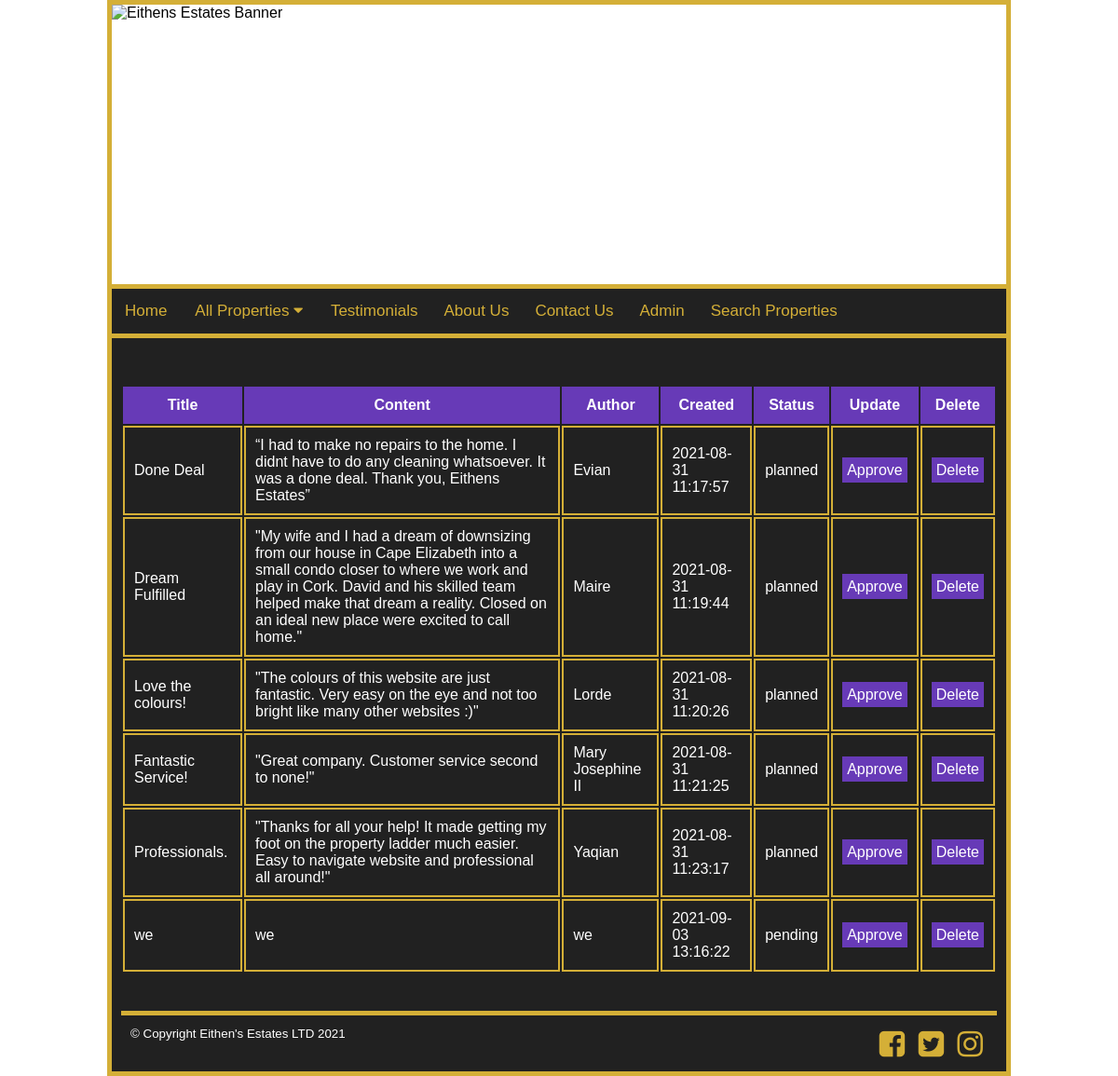
Page /managecomments.php on the committed database.
### tables this page shows
CREATE TABLE `comment` (
  `id` int(11) NOT NULL,
  `title` text NOT NULL,
  `content` text NOT NULL,
  `author_name` varchar(100) NOT NULL,
  `author_email` varchar(100) NOT NULL,
  `created_at` timestamp NOT NULL DEFAULT current_timestamp(),
  `status` enum('pending','planned') NOT NULL DEFAULT 'pending'
);

### managecomments.php (the view, shortened to what this page needs)
<!DOCTYPE html>
<html lang="en">
<head>
 <link rel="stylesheet" href="css/styles.css">
  <link rel="stylesheet" href="https://cdnjs.cloudflare.com/ajax/libs/font-awesome/4.7.0/css/font-awesome.min.css">
</head>
<body>
<div id = "container">
<div id="header">
<img src="images\banner3.png"
width = "100%" height="300" alt = "Eithens Estates Banner">
</div>
<div id = "content">
<?php
$server="localhost";
$dbuser="root";
$password="";
$link=mysqli_connect($server,$dbuser,$password);
mysqli_select_db($link,"eithensestates");
$sql="SELECT * from comment";
$result=mysqli_query($link, $sql);
echo "<table>";
echo "<tr>
	<th> Title</th>
	<th>Content</th>
	<th>Author</th>
	<th>Created</th>
	<th>Status</th>
	<th>Update</th>
	<th>Delete</th>
	</tr>";
while($row=mysqli_fetch_array($result)) {
	$id=$row["id"];
	$title=$row["title"];
	$content=$row["content"];
	$author=$row["author_name"];
	$created=$row["created_at"];
	$status=$row["status"];
echo "<tr>
	<td>$title</td>
	<td>$content</td>
	<td>$author</td>
	<td>$created</td>
	<td>$status</td>
	<td><a href='updatecomment.php?id=$id' onclick =\"return confirm('Are you sure you want to approve this comment?');\">Approve</a><td>
	<a href='deletecomment.php?id=$id' onclick =\"return confirm('Are you sure you want to delete this comment?');\">Delete</a>
	</tr>";
}
echo "</table>";
?>
</div>
</div>
</body>
</html>

### css/styles.css (style rules this page uses)
body { background-color: white; margin: 0; font-family:Arial; }
#container { margin: auto; width: 80%; background-color: grey; border: 5px solid #D4AF37; }
#header { background-color: #ffffff; height: 300px; clear: bottom; }
#content { background-color: #212121; padding: 10px; min-height: 300px; clear: top; vertical-align: top; }
#content a { background-color: #673AB7; color: white; text-decoration:none; padding:5px; }
#footer { color: red; background-color: #212121; height: 30px; color: white; border-top: 5px solid #D4AF37; border-right: 0px solid #D4AF37; border-left: 0px solid #D4AF37; border-bottom: 0px solid #D4AF37; padding: 10px; }
table td { padding: 10px; border: 2px solid #D4AF37; }
table { width: 100%; margin-top: 40px; margin-bottom: 40px; }
table tr:nth-child(1) { background-color: #673AB7; height: 40px; }
table tr { background-color:#212121; color: white; }
#socialmedia a { background-color: #212121; text-decoration: none; }
#socialmedia { float: right; width: auto; }
.topnav { overflow: hidden; background-color: #212121; border-top: 5px solid #D4AF37; border-bottom: 5px solid #D4AF37; }
.topnav a { float: left; display: block; color: #D4AF37; background-color: #212121; text-align: center; padding-top: 14px; padding-right: 14px; padding-left: 14px; padding-bottom: 10px; text-decoration: none; font-size: 17px; }
.active { background-color: #212121; color: white; }
.dropdown { float: left; overflow: hidden; }
.dropdown .dropbtn { font-size: 17px; border: none; outline: none; color: #D4AF37; padding: 14px 16px; background-color: #212121; font-family: inherit; margin: 0; }

### rows in the picture
comment: title "Done Deal", content "“I had to make no repairs to the home. I didnt have to do any cleaning whatsoever. It was a done deal. Thank you, Eithens Estates”", author_name "Evian", created_at "2021-08-31 11:17:57", status "planned"
comment: title "Dream Fulfilled", content "\"My wife and I had a dream of downsizing from our house in Cape Elizabeth into a small condo closer to where we work and play in Cork. David and his skilled team helped make that dream a reality. Closed on an ideal new place were excited to call home.\"", author_name "Maire", created_at "2021-08-31 11:19:44", status "planned"
comment: title "Love the colours!", content "\"The colours of this website are just fantastic. Very easy on the eye and not too bright like many other websites :)\"", author_name "Lorde", created_at "2021-08-31 11:20:26", status "planned"
comment: title "Fantastic Service!", content "\"Great company. Customer service second to none!\"", author_name "Mary Josephine II", created_at "2021-08-31 11:21:25", status "planned"
comment: title "Professionals.", content "\"Thanks for all your help! It made getting my foot on the property ladder much easier. Easy to navigate website and professional all around!\"", author_name "Yaqian", created_at "2021-08-31 11:23:17", status "planned"
comment: title "we", content "we", author_name "we", created_at "2021-09-03 13:16:22", status "pending"
